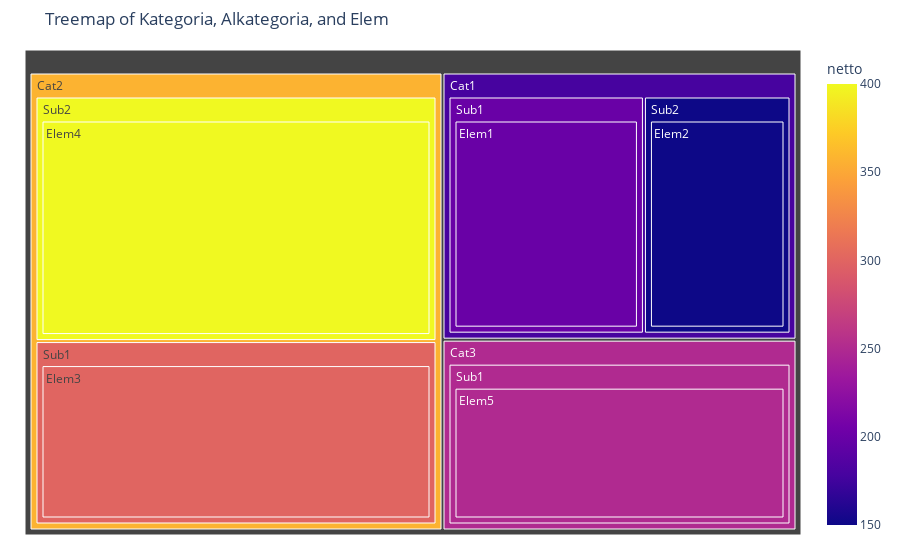

Write notebook code for a chart like this one.
### Code cell
import pandas as pd
import plotly.express as px

# Sample DataFrame
data = {
    'ID': [1, 2, 3, 4, 5],
    'partner': ['A', 'B', 'C', 'D', 'E'],
    'bizonylat_szam': [1001, 1002, 1003, 1004, 1005],
    'megjegyzes': ['Note1', 'Note2', 'Note3', 'Note4', 'Note5'],
    'datum': ['2023-01-01', '2023-02-01', '2023-03-01', '2023-04-01', '2023-05-01'],
    'netto': [200, 150, 300, 400, 250],
    'kat_kod': ['K1', 'K2', 'K1', 'K2', 'K3'],
    'fo_kat': ['F1', 'F2', 'F1', 'F2', 'F3'],
    'forras': ['Source1', 'Source2', 'Source1', 'Source2', 'Source3'],
    'kategoria': ['Cat1', 'Cat1', 'Cat2', 'Cat2', 'Cat3'],
    'alkategoria': ['Sub1', 'Sub2', 'Sub1', 'Sub2', 'Sub1'],
    'elem': ['Elem1', 'Elem2', 'Elem3', 'Elem4', 'Elem5'],
    'year': [2023, 2023, 2023, 2023, 2023],
    'month': [1, 2, 3, 4, 5],
    'quarter': [1, 1, 1, 2, 2],
    'month_year': ['2023-01', '2023-02', '2023-03', '2023-04', '2023-05']
}

df = pd.DataFrame(data)

# Create the treemap
fig = px.treemap(
    df,
    path=['kategoria', 'alkategoria', 'elem'],
    values='netto',
    color='netto',
    hover_data={'ID': True, 'partner': True, 'bizonylat_szam': True, 'megjegyzes': True, 'datum': True}
)

# Customize the hover data formatting
fig.update_traces(
    hovertemplate='<b>%{label}</b><br>' + 
                  'ID: %{customdata[0]}<br>' +
                  'Partner: %{customdata[1]}<br>' +
                  'Bizonylat Szam: %{customdata[2]}<br>' +
                  'Megjegyzes: %{customdata[3]}<br>' +
                  'Datum: %{customdata[4]}<br>' +
                  'Netto: %{value}<extra></extra>',
    customdata=df[['ID', 'partner', 'bizonylat_szam', 'megjegyzes', 'datum']].values
)

# Customize the layout
fig.update_layout(
    title='Treemap of Kategoria, Alkategoria, and Elem',
    margin=dict(t=50, l=25, r=25, b=25)
)

# Show the figure
fig.show()

### Figure 1 — Plotly figure (JSON) as saved in the notebook; plotly's stock layout.template omitted (floating-point values rounded to 4 significant figures)
{"data": [{"branchvalues": "total", "customdata": [[1, "A", 1001, "Note1", "2023-01-01"], [2, "B", 1002, "Note2", "2023-02-01"], [3, "C", 1003, "Note3", "2023-03-01"], [4, "D", 1004, "Note4", "2023-04-01"], [5, "E", 1005, "Note5", "2023-05-01"]], "domain": {"x": [0, 1], "y": [0, 1]}, "hovertemplate": "<b>%{label}</b><br>ID: %{customdata[0]}<br>Partner: %{customdata[1]}<br>Bizonylat Szam: %{customdata[2]}<br>Megjegyzes: %{customdata[3]}<br>Datum: %{customdata[4]}<br>Netto: %{value}<extra></extra>", "ids": ["Cat1/Sub1/Elem1", "Cat1/Sub2/Elem2", "Cat2/Sub1/Elem3", "Cat2/Sub2/Elem4", "Cat3/Sub1/Elem5", "Cat1/Sub1", "Cat2/Sub1", "Cat3/Sub1", "Cat1/Sub2", "Cat2/Sub2", "Cat1", "Cat2", "Cat3"], "labels": ["Elem1", "Elem2", "Elem3", "Elem4", "Elem5", "Sub1", "Sub1", "Sub1", "Sub2", "Sub2", "Cat1", "Cat2", "Cat3"], "marker": {"coloraxis": "coloraxis", "colors": [200, 150, 300, 400, 250, 200, 300, 250, 150, 400, 178.6, 357.1, 250]}, "name": "", "parents": ["Cat1/Sub1", "Cat1/Sub2", "Cat2/Sub1", "Cat2/Sub2", "Cat3/Sub1", "Cat1", "Cat2", "Cat3", "Cat1", "Cat2", "", "", ""], "type": "treemap", "values": [200, 150, 300, 400, 250, 200, 300, 250, 150, 400, 350, 700, 250]}], "layout": {"coloraxis": {"colorbar": {"title": {"text": "netto"}}, "colorscale": [[0, "#0d0887"], [0.1111, "#46039f"], [0.2222, "#7201a8"], [0.3333, "#9c179e"], [0.4444, "#bd3786"], [0.5556, "#d8576b"], [0.6667, "#ed7953"], [0.7778, "#fb9f3a"], [0.8889, "#fdca26"], [1, "#f0f921"]]}, "legend": {"tracegroupgap": 0}, "margin": {"b": 25, "l": 25, "r": 25, "t": 50}, "title": {"text": "Treemap of Kategoria, Alkategoria, and Elem"}}}
